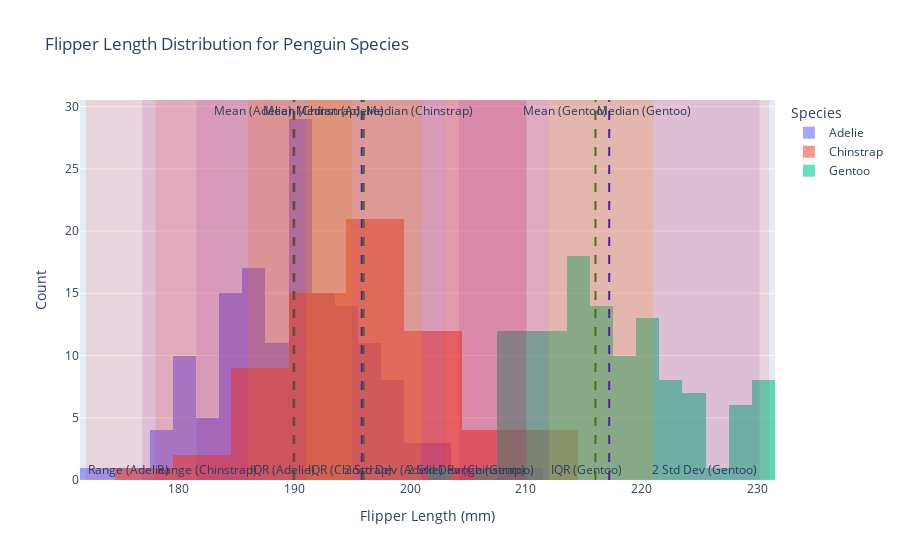

Here is the notebook cell this chart was saved with:
### Code cell
import pandas as pd
import plotly.express as px
import plotly.graph_objects as go

# Load the dataset
url = "https://raw.githubusercontent.com/mwaskom/seaborn-data/master/penguins.csv"
penguins = pd.read_csv(url)

# Filter out rows with missing values in flipper_length_mm
penguins = penguins.dropna(subset=["flipper_length_mm"])

# Function to calculate statistics
def calculate_statistics(data):
    mean = data.mean()
    median = data.median()
    min_val = data.min()
    max_val = data.max()
    std = data.std()
    iqr = data.quantile(0.75) - data.quantile(0.25)
    lower_iqr = data.quantile(0.25)
    upper_iqr = data.quantile(0.75)
    return mean, median, min_val, max_val, std, iqr, lower_iqr, upper_iqr

# Create histograms for each species
species_list = penguins['species'].unique()

# Initialize a figure
fig = go.Figure()

for species in species_list:
    # Filter the data for the species
    species_data = penguins[penguins['species'] == species]
    
    # Calculate statistics
    flipper_length = species_data['flipper_length_mm']
    mean, median, min_val, max_val, std, iqr, lower_iqr, upper_iqr = calculate_statistics(flipper_length)
    
    # Add histogram
    fig.add_trace(go.Histogram(x=flipper_length, name=species, opacity=0.6))
    
    # Add lines for mean and median
    fig.add_vline(x=mean, line=dict(color='blue', dash='dash'), annotation_text=f"Mean ({species})", annotation_position="top left")
    fig.add_vline(x=median, line=dict(color='green', dash='dash'), annotation_text=f"Median ({species})", annotation_position="top right")
    
    # Add rectangles for scales
    # Range (min to max)
    fig.add_vrect(x0=min_val, x1=max_val, fillcolor="red", opacity=0.1, line_width=0, annotation_text=f"Range ({species})", annotation_position="bottom left")
    
    # Interquartile range
    fig.add_vrect(x0=lower_iqr, x1=upper_iqr, fillcolor="orange", opacity=0.2, line_width=0, annotation_text=f"IQR ({species})", annotation_position="bottom left")
    
    # 2 standard deviations from the mean
    fig.add_vrect(x0=mean - 2 * std, x1=mean + 2 * std, fillcolor="purple", opacity=0.1, line_width=0, annotation_text=f"2 Std Dev ({species})", annotation_position="bottom right")

# Update layout
fig.update_layout(
    title="Flipper Length Distribution for Penguin Species",
    xaxis_title="Flipper Length (mm)",
    yaxis_title="Count",
    barmode="overlay",
    legend_title="Species",
)

# Show the plot
fig.show()

### Figure 1 — Plotly figure (JSON) as saved in the notebook; plotly's stock layout.template omitted (floating-point values rounded to 4 significant figures; data arrays with more than 128 entries replaced by an {"elided": "..."} marker saying what was removed)
{"data": [{"name": "Adelie", "opacity": 0.6, "type": "histogram", "x": {"elided": "151 int values"}}, {"name": "Chinstrap", "opacity": 0.6, "type": "histogram", "x": [192, 196, 193, 188, 197, 198, 178, 197, 195, 198, 193, 194, 185, 201, 190, 201, 197, 181, 190, 195, 181, 191, 187, 193, 195, 197, 200, 200, 191, 205, 187, 201, 187, 203, 195, 199, 195, 210, 192, 205, 210, 187, 196, 196, 196, 201, 190, 212, 187, 198, 199, 201, 193, 203, 187, 197, 191, 203, 202, 194, 206, 189, 195, 207, 202, 193, 210, 198]}, {"name": "Gentoo", "opacity": 0.6, "type": "histogram", "x": [211, 230, 210, 218, 215, 210, 211, 219, 209, 215, 214, 216, 214, 213, 210, 217, 210, 221, 209, 222, 218, 215, 213, 215, 215, 215, 216, 215, 210, 220, 222, 209, 207, 230, 220, 220, 213, 219, 208, 208, 208, 225, 210, 216, 222, 217, 210, 225, 213, 215, 210, 220, 210, 225, 217, 220, 208, 220, 208, 224, 208, 221, 214, 231, 219, 230, 214, 229, 220, 223, 216, 221, 221, 217, 216, 230, 209, 220, 215, 223, 212, 221, 212, 224, 212, 228, 218, 218, 212, 230, 218, 228, 212, 224, 214, 226, 216, 222, 203, 225, 219, 228, 215, 228, 216, 215, 210, 219, 208, 209, 216, 229, 213, 230, 217, 230, 217, 222, 214, 215, 222, 212, 213]}], "layout": {"annotations": [{"showarrow": false, "text": "Mean (Adelie)", "x": 190.0, "xanchor": "right", "xref": "x", "y": 1, "yanchor": "top", "yref": "y domain"}, {"showarrow": false, "text": "Median (Adelie)", "x": 190, "xanchor": "left", "xref": "x", "y": 1, "yanchor": "top", "yref": "y domain"}, {"showarrow": false, "text": "Range (Adelie)", "x": 172, "xanchor": "left", "xref": "x", "y": 0, "yanchor": "bottom", "yref": "y domain"}, {"showarrow": false, "text": "IQR (Adelie)", "x": 186, "xanchor": "left", "xref": "x", "y": 0, "yanchor": "bottom", "yref": "y domain"}, {"showarrow": false, "text": "2 Std Dev (Adelie)", "x": 203.0, "xanchor": "right", "xref": "x", "y": 0, "yanchor": "bottom", "yref": "y domain"}, {"showarrow": false, "text": "Mean (Chinstrap)", "x": 195.8, "xanchor": "right", "xref": "x", "y": 1, "yanchor": "top", "yref": "y domain"}, {"showarrow": false, "text": "Median (Chinstrap)", "x": 196, "xanchor": "left", "xref": "x", "y": 1, "yanchor": "top", "yref": "y domain"}, {"showarrow": false, "text": "Range (Chinstrap)", "x": 178, "xanchor": "left", "xref": "x", "y": 0, "yanchor": "bottom", "yref": "y domain"}, {"showarrow": false, "text": "IQR (Chinstrap)", "x": 191, "xanchor": "left", "xref": "x", "y": 0, "yanchor": "bottom", "yref": "y domain"}, {"showarrow": false, "text": "2 Std Dev (Chinstrap)", "x": 210.1, "xanchor": "right", "xref": "x", "y": 0, "yanchor": "bottom", "yref": "y domain"}, {"showarrow": false, "text": "Mean (Gentoo)", "x": 217.2, "xanchor": "right", "xref": "x", "y": 1, "yanchor": "top", "yref": "y domain"}, {"showarrow": false, "text": "Median (Gentoo)", "x": 216, "xanchor": "left", "xref": "x", "y": 1, "yanchor": "top", "yref": "y domain"}, {"showarrow": false, "text": "Range (Gentoo)", "x": 203, "xanchor": "left", "xref": "x", "y": 0, "yanchor": "bottom", "yref": "y domain"}, {"showarrow": false, "text": "IQR (Gentoo)", "x": 212, "xanchor": "left", "xref": "x", "y": 0, "yanchor": "bottom", "yref": "y domain"}, {"showarrow": false, "text": "2 Std Dev (Gentoo)", "x": 230.2, "xanchor": "right", "xref": "x", "y": 0, "yanchor": "bottom", "yref": "y domain"}], "barmode": "overlay", "legend": {"title": {"text": "Species"}}, "shapes": [{"line": {"color": "blue", "dash": "dash"}, "type": "line", "x0": 190.0, "x1": 190.0, "xref": "x", "y0": 0, "y1": 1, "yref": "y domain"}, {"line": {"color": "green", "dash": "dash"}, "type": "line", "x0": 190, "x1": 190, "xref": "x", "y0": 0, "y1": 1, "yref": "y domain"}, {"fillcolor": "red", "line": {"width": 0}, "opacity": 0.1, "type": "rect", "x0": 172, "x1": 210, "xref": "x", "y0": 0, "y1": 1, "yref": "y domain"}, {"fillcolor": "orange", "line": {"width": 0}, "opacity": 0.2, "type": "rect", "x0": 186, "x1": 195, "xref": "x", "y0": 0, "y1": 1, "yref": "y domain"}, {"fillcolor": "purple", "line": {"width": 0}, "opacity": 0.1, "type": "rect", "x0": 176.9, "x1": 203.0, "xref": "x", "y0": 0, "y1": 1, "yref": "y domain"}, {"line": {"color": "blue", "dash": "dash"}, "type": "line", "x0": 195.8, "x1": 195.8, "xref": "x", "y0": 0, "y1": 1, "yref": "y domain"}, {"line": {"color": "green", "dash": "dash"}, "type": "line", "x0": 196, "x1": 196, "xref": "x", "y0": 0, "y1": 1, "yref": "y domain"}, {"fillcolor": "red", "line": {"width": 0}, "opacity": 0.1, "type": "rect", "x0": 178, "x1": 212, "xref": "x", "y0": 0, "y1": 1, "yref": "y domain"}, {"fillcolor": "orange", "line": {"width": 0}, "opacity": 0.2, "type": "rect", "x0": 191, "x1": 201, "xref": "x", "y0": 0, "y1": 1, "yref": "y domain"}, {"fillcolor": "purple", "line": {"width": 0}, "opacity": 0.1, "type": "rect", "x0": 181.6, "x1": 210.1, "xref": "x", "y0": 0, "y1": 1, "yref": "y domain"}, {"line": {"color": "blue", "dash": "dash"}, "type": "line", "x0": 217.2, "x1": 217.2, "xref": "x", "y0": 0, "y1": 1, "yref": "y domain"}, {"line": {"color": "green", "dash": "dash"}, "type": "line", "x0": 216, "x1": 216, "xref": "x", "y0": 0, "y1": 1, "yref": "y domain"}, {"fillcolor": "red", "line": {"width": 0}, "opacity": 0.1, "type": "rect", "x0": 203, "x1": 231, "xref": "x", "y0": 0, "y1": 1, "yref": "y domain"}, {"fillcolor": "orange", "line": {"width": 0}, "opacity": 0.2, "type": "rect", "x0": 212, "x1": 221, "xref": "x", "y0": 0, "y1": 1, "yref": "y domain"}, {"fillcolor": "purple", "line": {"width": 0}, "opacity": 0.1, "type": "rect", "x0": 204.2, "x1": 230.2, "xref": "x", "y0": 0, "y1": 1, "yref": "y domain"}], "title": {"text": "Flipper Length Distribution for Penguin Species"}, "xaxis": {"title": {"text": "Flipper Length (mm)"}}, "yaxis": {"title": {"text": "Count"}}}}
